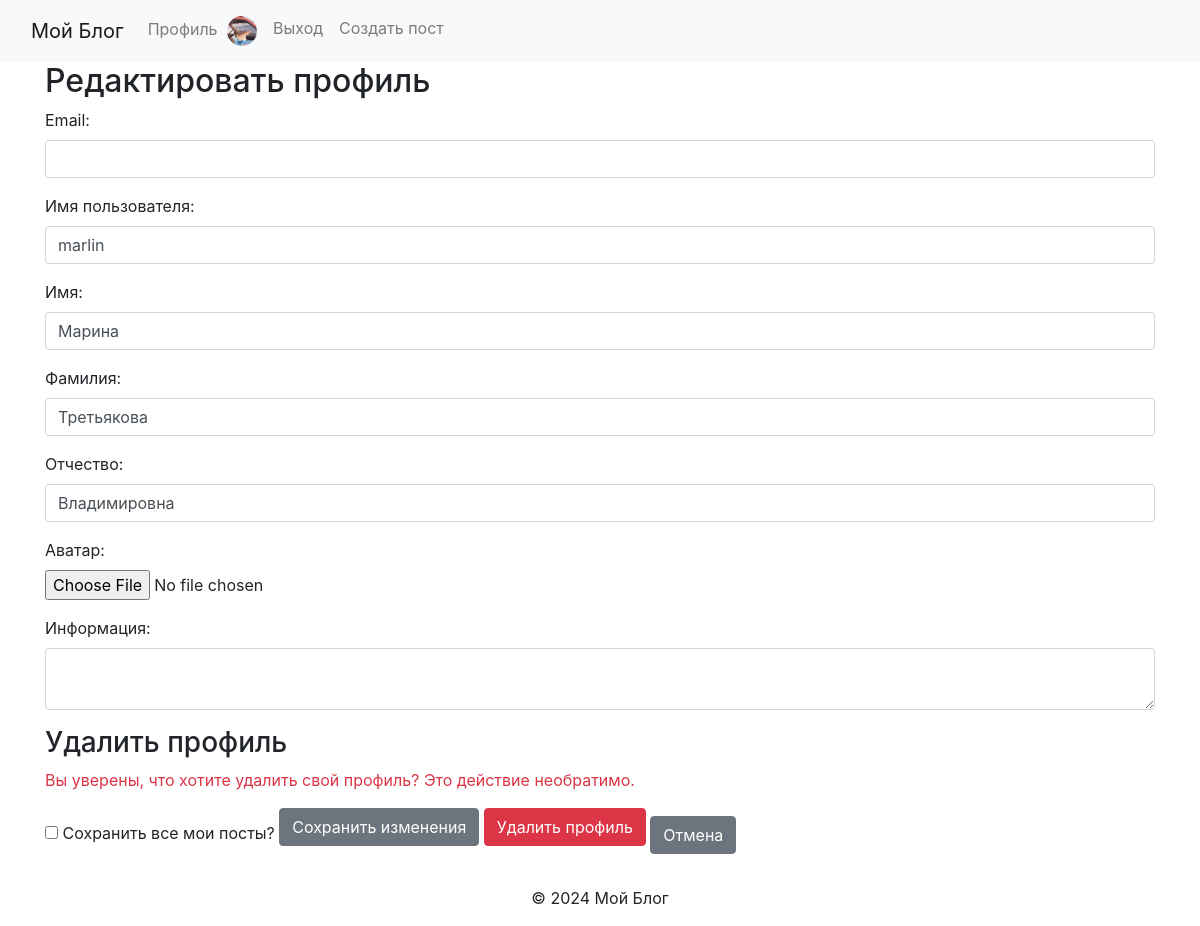
The app's page /edit_profile/ (signed in) with its own data.
### myBlog/models.py (models this page shows, shortened)
class Profile(models.Model):
    user = models.OneToOneField(User, on_delete=models.CASCADE, related_name='profile')
    nickname = models.CharField(max_length=30, unique=True)
    first_name = models.CharField(max_length=30, verbose_name='Имя', blank=False)
    last_name = models.CharField(max_length=30, verbose_name='Фамилия', blank=False)
    patronymic = models.CharField(max_length=30, verbose_name='Отчество', blank=False)
    avatar = models.ImageField(upload_to='avatars/', default='avatars/default.png', blank=True, null=True)
    information = models.TextField(verbose_name='Информация', blank=True)

### myBlog/views.py (the view, shortened to what this page needs)
# urls.py: path('edit_profile/', EditProfileView.as_view(), name='edit_profile'),  # Ensure this is correctly defined
class EditProfileView(View):
    def get(self, request):
        form = UserProfileForm(instance=request.user.profile)  # Заполняем форму текущими данными профиля
        return render(request, 'myBlog/edit_profile.html', {'form': form})

### myBlog/forms.py (shortened to what this page needs)
class UserProfileForm(forms.ModelForm):
    email = forms.EmailField(required=True)
    nickname = forms.CharField(max_length=30, required=True, label='Имя пользователя')
    first_name = forms.CharField(max_length=30, required=True, label='Имя')
    last_name = forms.CharField(max_length=30, required=True, label='Фамилия')
    patronymic = forms.CharField(max_length=30, required=True, label='Отчество')
    avatar = forms.ImageField(required=False, label='Аватар')
    information = forms.CharField(widget=forms.Textarea, required=False, label='Информация')
    class Meta:
        model = Profile
        fields = ['email', 'nickname', 'first_name', 'last_name', 'patronymic', 'avatar', 'information']

### myBlog/templates/myBlog/edit_profile.html (shortened to what this page needs)
{% extends 'base.html' %}
{% block content %}
<div class="container">
    <h2>Редактировать профиль</h2>
    <form method="POST" enctype="multipart/form-data">
        <div class="form-group">
            {{ form.email.label_tag }}
            <input type="email" name="email" class="form-control" value="{{ form.email.value|default:'' }}" required>
        </div>
        <div class="form-group">
            {{ form.nickname.label_tag }}
            <input type="text" name="nickname" class="form-control" value="{{ form.nickname.value|default:'' }}" required>
        </div>
        <div class="form-group">
            {{ form.first_name.label_tag }}
            <input type="text" name="first_name" class="form-control" value="{{ form.first_name.value|default:'' }}" required>
        </div>
        <div class="form-group">
            {{ form.last_name.label_tag }}
            <input type="text" name="last_name" class="form-control" value="{{ form.last_name.value|default:'' }}" required>
        </div>
        <div class="form-group">
            {{ form.patronymic.label_tag }}
            <input type="text" name="patronymic" class="form-control" value="{{ form.patronymic.value|default:'' }}" required>
        </div>
        <div class="form-group">
            {{ form.avatar.label_tag }}
            <input type="file" name="avatar" class="form-control-file">
        </div>
        <div class="form-group">
            {{ form.information.label_tag }}
            <textarea name="information" class="form-control">{{ form.information.value|default:'' }}</textarea>
        </div>
        <h3>Удалить профиль</h3>
        <p class="text-danger">Вы уверены, что хотите удалить свой профиль? Это действие необратимо.</p>
        <label>
            <input type="checkbox" name="keep_posts"> Сохранить все мои посты?
        </label>
        <button type="submit" class="btn btn-secondary mb-3">Сохранить изменения</button>
        <button type="submit" name="delete_profile" class="btn btn-danger mb-3" onclick="return confirm('Вы уверены, что хотите удалить свой профиль?')">Удалить профиль</button>
        <a href="{% url 'myBlog:profile' %}" class="btn btn-secondary">Отмена</a>
    </form>
</div>
{% endblock %}

### myBlog/templates/base.html (shortened to what this page needs)
<!DOCTYPE html>
<html lang="ru">
<head>
    {% load bootstrap4 %}
    {% load static %}
    {% bootstrap_css %}
</head>
<body>
<header>
    <nav class="navbar navbar-expand-lg navbar-light bg-light">
        <div class="container-fluid">
            <a class="navbar-brand" href="{% url 'myBlog:index' %}">Мой Блог</a>
            <div class="collapse navbar-collapse" id="navbarNav">
                <ul class="navbar-nav">
                    {% if user.is_authenticated %}
                        <li class="nav-item">
                            <a class="nav-link" href="{% url 'myBlog:profile' %}">
                                Профиль
                                {% if user.profile.avatar %}
                                    <img src="{{ user.profile.avatar.url }}" alt="Аватар" class="rounded-circle" style="width: 30px; height: 30px; margin-left: 5px;">
                                {% endif %}
                            </a>
                        </li>
                        <li class="nav-item">
                            <a class="nav-link" href="{% url 'myBlog:logout' %}">Выход</a>
                        </li>
                        <li class="nav-item">
                            <a class="nav-link" href="{% url 'myBlog:create_post' %}">Создать пост</a>
                        </li>
                    {% endif %}
                </ul>
            </div>
        </div>
    </nav>
</header>
<main>
    {% block content %}
    {% endblock %}
</main>
<footer class="text-center mt-4">
    <p>© 2024 Мой Блог</p>
</footer>
</body>
</html>

### records on screen
Profile: nickname "marlin", first_name "Марина", last_name "Третьякова", patronymic "Владимировна"
